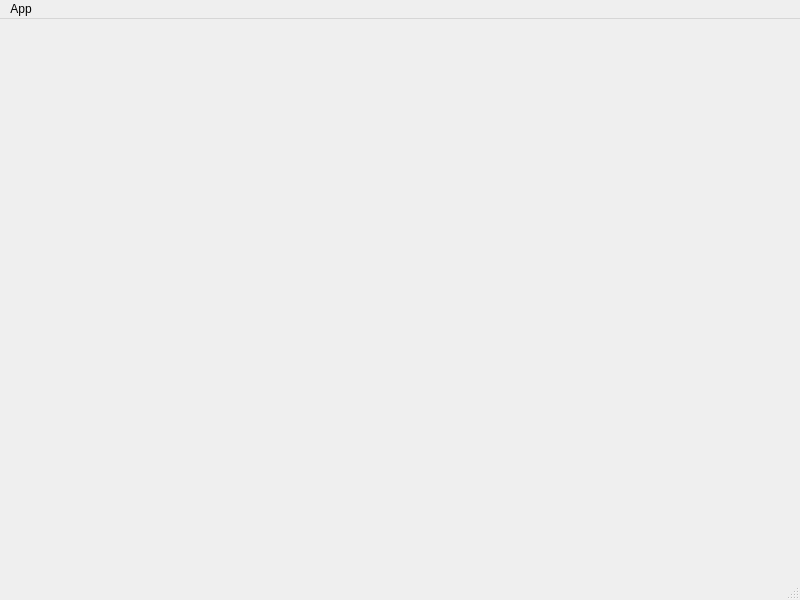
<?xml version="1.0" encoding="UTF-8"?>
<ui version="4.0">
 <class>Customers</class>
 <widget class="QMainWindow" name="Customers">
  <property name="geometry">
   <rect>
    <x>0</x>
    <y>0</y>
    <width>800</width>
    <height>600</height>
   </rect>
  </property>
  <property name="windowTitle">
   <string>Customers</string>
  </property>
  <widget class="QWidget" name="centralwidget"/>
  <widget class="QMenuBar" name="menubar">
   <property name="geometry">
    <rect>
     <x>0</x>
     <y>0</y>
     <width>800</width>
     <height>22</height>
    </rect>
   </property>
   <widget class="QMenu" name="menuFile">
    <property name="title">
     <string>App</string>
    </property>
    <addaction name="actionOpen"/>
    <addaction name="separator"/>
    <addaction name="actionClose"/>
   </widget>
   <addaction name="menuFile"/>
  </widget>
  <widget class="QStatusBar" name="statusbar"/>
  <action name="actionOpen">
   <property name="text">
    <string>Login</string>
   </property>
  </action>
  <action name="actionClose">
   <property name="text">
    <string>Close</string>
   </property>
  </action>
 </widget>
 <resources/>
 <connections/>
</ui>
